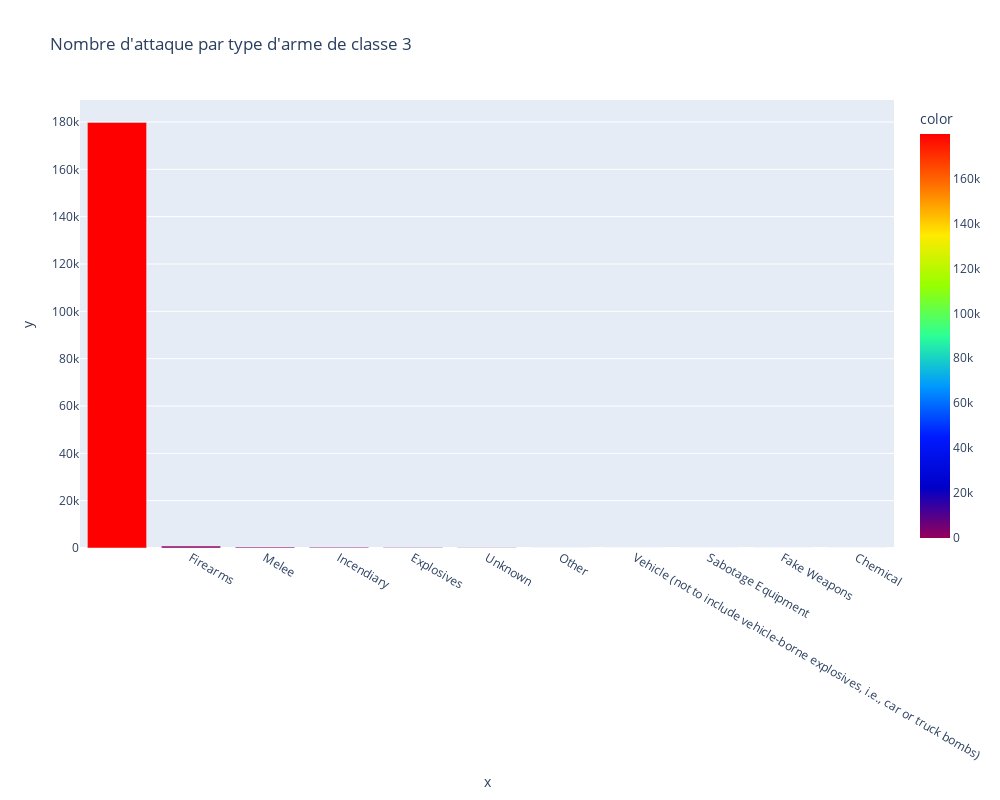

The code cell stored with this chart in its notebook:
### Code cell
counts3 = cleaned_data['weaptype3_txt'].value_counts()
fig = px.bar(cleaned_data, x=counts3.index, y=counts3.values, height=800, width=1000,color=counts3.values,color_continuous_scale=px.colors.sequential.Rainbow, orientation='v', title="Nombre d'attaque par type d'arme de classe 3")
fig.show()

### Figure 1 — Plotly figure (JSON) as saved in the notebook; plotly's stock layout.template omitted (floating-point values rounded to 4 significant figures)
{"data": [{"alignmentgroup": "True", "hovertemplate": "x=%{x}<br>y=%{y}<br>color=%{marker.color}<extra></extra>", "legendgroup": "", "marker": {"color": [179828, 815, 371, 336, 199, 56, 39, 16, 13, 9, 9], "coloraxis": "coloraxis", "pattern": {"shape": ""}}, "name": "", "offsetgroup": "", "orientation": "v", "showlegend": false, "textposition": "auto", "type": "bar", "x": [" ", "Firearms", "Melee", "Incendiary", "Explosives", "Unknown", "Other", "Vehicle (not to include vehicle-borne explosives, i.e., car or truck bombs)", "Sabotage Equipment", "Fake Weapons", "Chemical"], "xaxis": "x", "y": [179828, 815, 371, 336, 199, 56, 39, 16, 13, 9, 9], "yaxis": "y"}], "layout": {"barmode": "relative", "coloraxis": {"colorbar": {"title": {"text": "color"}}, "colorscale": [[0, "rgb(150,0,90)"], [0.125, "rgb(0,0,200)"], [0.25, "rgb(0,25,255)"], [0.375, "rgb(0,152,255)"], [0.5, "rgb(44,255,150)"], [0.625, "rgb(151,255,0)"], [0.75, "rgb(255,234,0)"], [0.875, "rgb(255,111,0)"], [1, "rgb(255,0,0)"]]}, "height": 800, "legend": {"tracegroupgap": 0}, "title": {"text": "Nombre d'attaque par type d'arme de classe 3"}, "width": 1000, "xaxis": {"anchor": "y", "domain": [0, 1], "title": {"text": "x"}}, "yaxis": {"anchor": "x", "domain": [0, 1], "title": {"text": "y"}}}}
